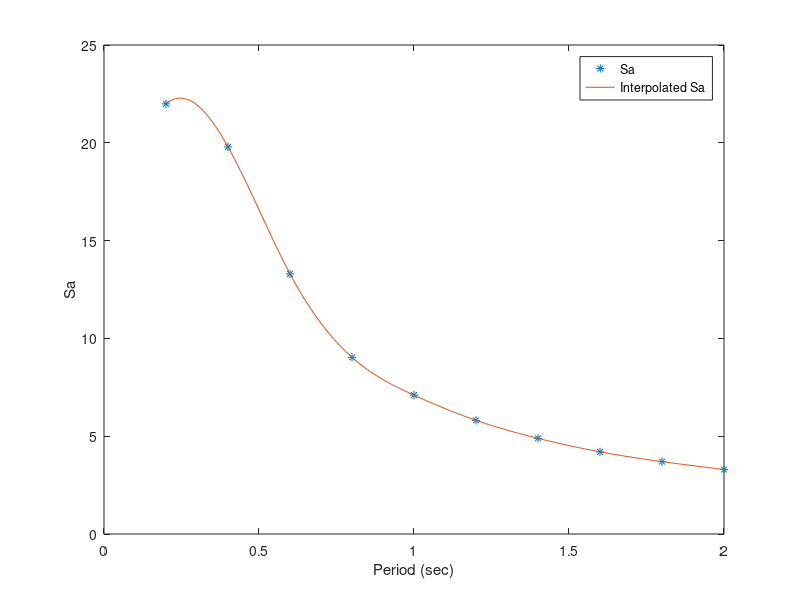

Here is the MATLAB script that generated this plot:
clc; clear; close all;

T = 0.2 : 0.2 : 2;

Sv = [ 0.7 1.26 1.27 1.15 1.13 1.11 1.09 1.07 1.06 1.05 ];

Sa = Sv ./ T * 2 * pi();

splineT = 0.2 : 0.01 : 2;

splineSa = spline(T, Sa, splineT);

plot(T, Sa, '*', splineT, splineSa);

legend('Sa', 'Interpolated Sa')
xlabel('Period (sec)');
ylabel('Sa');